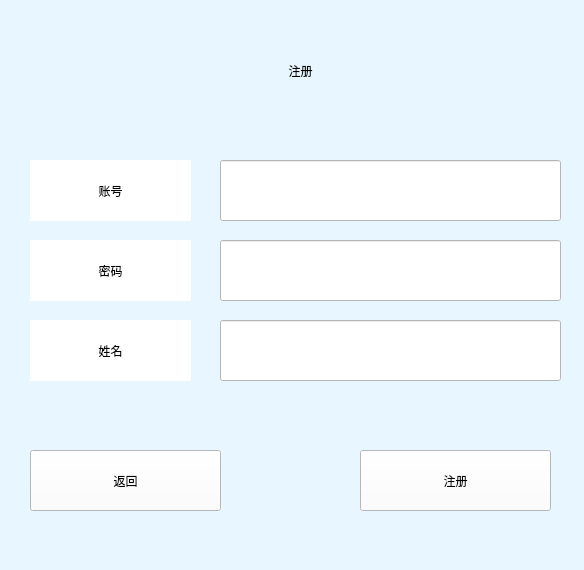
<?xml version="1.0" encoding="UTF-8"?>
<ui version="4.0">
 <class>widget</class>
 <widget class="QWidget" name="widget">
  <property name="geometry">
   <rect>
    <x>0</x>
    <y>0</y>
    <width>584</width>
    <height>570</height>
   </rect>
  </property>
  <property name="windowTitle">
   <string>登录</string>
  </property>
  <property name="styleSheet">
   <string notr="true">background-color: rgb(231, 246, 255);
</string>
  </property>
  <widget class="QLabel" name="label">
   <property name="geometry">
    <rect>
     <x>210</x>
     <y>40</y>
     <width>181</width>
     <height>61</height>
    </rect>
   </property>
   <property name="styleSheet">
    <string notr="true">font: 20pt &quot;微软雅黑&quot;;</string>
   </property>
   <property name="text">
    <string>注册</string>
   </property>
   <property name="alignment">
    <set>Qt::AlignCenter</set>
   </property>
  </widget>
  <widget class="QLabel" name="label_2">
   <property name="geometry">
    <rect>
     <x>30</x>
     <y>160</y>
     <width>161</width>
     <height>61</height>
    </rect>
   </property>
   <property name="styleSheet">
    <string notr="true">font: 12pt &quot;微软雅黑&quot;;
background-color: rgb(255, 255, 255);</string>
   </property>
   <property name="text">
    <string>账号</string>
   </property>
   <property name="alignment">
    <set>Qt::AlignCenter</set>
   </property>
  </widget>
  <widget class="QLabel" name="label_3">
   <property name="geometry">
    <rect>
     <x>30</x>
     <y>240</y>
     <width>161</width>
     <height>61</height>
    </rect>
   </property>
   <property name="styleSheet">
    <string notr="true">font: 12pt &quot;微软雅黑&quot;;
background-color: rgb(255, 255, 255);</string>
   </property>
   <property name="text">
    <string>密码</string>
   </property>
   <property name="alignment">
    <set>Qt::AlignCenter</set>
   </property>
  </widget>
  <widget class="QLineEdit" name="lineEdit_1">
   <property name="geometry">
    <rect>
     <x>220</x>
     <y>160</y>
     <width>341</width>
     <height>61</height>
    </rect>
   </property>
   <property name="styleSheet">
    <string notr="true">background-color: rgb(255, 255, 255);
font: 12pt &quot;微软雅黑&quot;;</string>
   </property>
  </widget>
  <widget class="QLineEdit" name="lineEdit_2">
   <property name="geometry">
    <rect>
     <x>220</x>
     <y>240</y>
     <width>341</width>
     <height>61</height>
    </rect>
   </property>
   <property name="styleSheet">
    <string notr="true">background-color: rgb(255, 255, 255);
font: 12pt &quot;微软雅黑&quot;;</string>
   </property>
   <property name="text">
    <string/>
   </property>
  </widget>
  <widget class="QPushButton" name="pushButton_2">
   <property name="geometry">
    <rect>
     <x>30</x>
     <y>450</y>
     <width>191</width>
     <height>61</height>
    </rect>
   </property>
   <property name="styleSheet">
    <string notr="true">background-color: rgb(255, 255, 255);
font: 12pt &quot;微软雅黑&quot;;</string>
   </property>
   <property name="text">
    <string>返回</string>
   </property>
  </widget>
  <widget class="QPushButton" name="pushButton_1">
   <property name="geometry">
    <rect>
     <x>360</x>
     <y>450</y>
     <width>191</width>
     <height>61</height>
    </rect>
   </property>
   <property name="styleSheet">
    <string notr="true">background-color: rgb(255, 255, 255);
font: 12pt &quot;微软雅黑&quot;;</string>
   </property>
   <property name="text">
    <string>注册</string>
   </property>
  </widget>
  <widget class="QLineEdit" name="lineEdit_3">
   <property name="geometry">
    <rect>
     <x>220</x>
     <y>320</y>
     <width>341</width>
     <height>61</height>
    </rect>
   </property>
   <property name="styleSheet">
    <string notr="true">background-color: rgb(255, 255, 255);
font: 12pt &quot;微软雅黑&quot;;</string>
   </property>
   <property name="text">
    <string/>
   </property>
  </widget>
  <widget class="QLabel" name="label_4">
   <property name="geometry">
    <rect>
     <x>30</x>
     <y>320</y>
     <width>161</width>
     <height>61</height>
    </rect>
   </property>
   <property name="styleSheet">
    <string notr="true">font: 12pt &quot;微软雅黑&quot;;
background-color: rgb(255, 255, 255);</string>
   </property>
   <property name="text">
    <string>姓名</string>
   </property>
   <property name="alignment">
    <set>Qt::AlignCenter</set>
   </property>
  </widget>
 </widget>
 <resources/>
 <connections/>
</ui>
